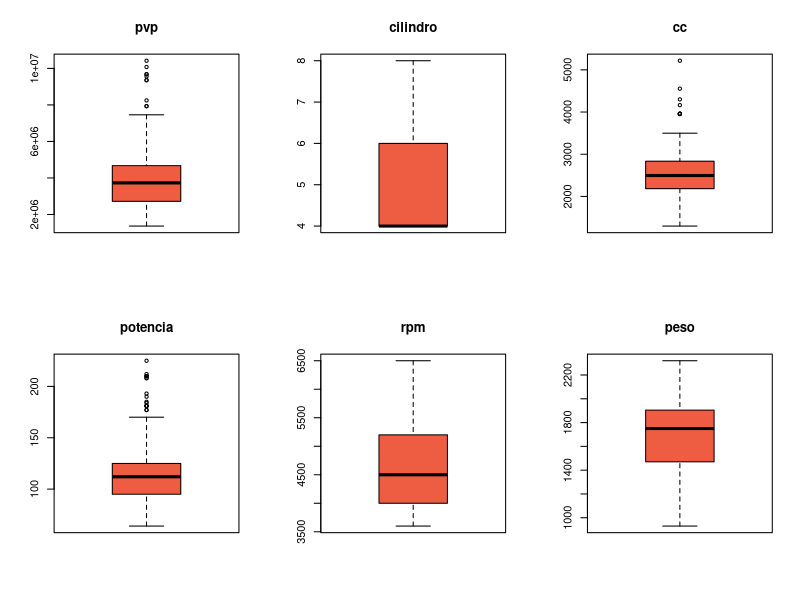
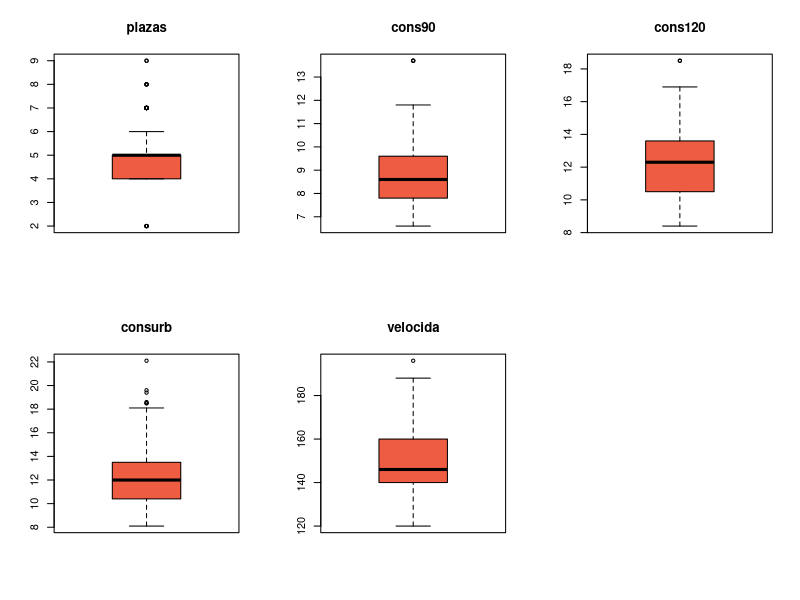
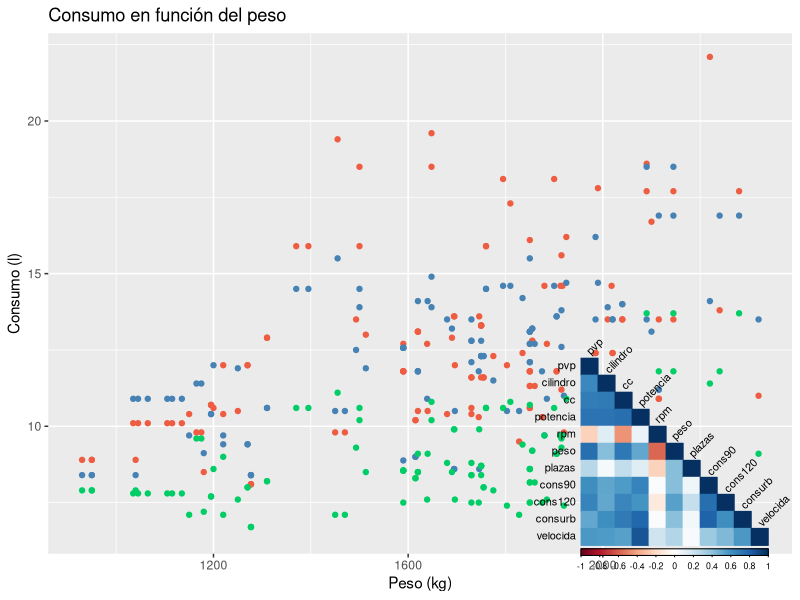

The R script that drew these images, in order:
## ---- chunk 1
knitr::opts_chunk$set(knitr::opts_chunk$set(echo = FALSE, dpi = 500, fig.align = "center", include = FALSE))
## ---- chunk 2

library(here) # comment [//]:
library(haven) # load sav
library(dplyr)
library(magrittr)
library(ggplot2) # best plots
library(skimr) # best summaries
library(corrplot) # correlation plots

## ---- chunk 3

raw_data <- read_sav("../data/01_raw/tterreno.sav")

raw_data <- as.data.frame(raw_data)

## ---- chunk 4

  # Pasamos a factor o numérico las siguientes columnas
raw_data$marca <- as.factor(raw_data$marca)
raw_data$cilindro <- as.numeric(raw_data$cilindro)
raw_data$plazas <- as.numeric(raw_data$plazas)
raw_data$acel2 <- as.factor(raw_data$acel2)

## ---- chunk 5

  # Nombres de las columnas
names(raw_data)

  # Visualizamos el dataset
head(raw_data, 10)
tail(raw_data, 10)

  # Dimensión de la base de datos
dim(raw_data)

## ---- chunk 6

  # Total de nulos en nuestro dataset
sum(is.na(raw_data))

  # Nulos por columnas
colSums(is.na(raw_data))

## ---- chunk 7

  # Comenzamos completando el peso de los FORD, buscando la información por internet: 
    # https://www.tempolomotor.com/ficha-tecnica/ford/maverick/2.7_td_gl_(3_dr)_(125_hp)
    # https://www.cochesyconcesionarios.com/fichas/ford/maverick/1526970002.html
    
raw_data[7, 8] <- 1745
raw_data[8, 8] <- 1875

## ---- chunk 8

  # En el caso de los consumos, buscaremos coches de características similares y les imputaremos la media de estos:

# ASIA MOTOR ROCSTA
    # Comenzamos estableciendo unos baremos, de manera que seleccionaremos aquellos coches con un peso inferior a 1400 y con una potencia por debajo de 90cv, con una cilindrada comprendida inferior a 2300cc

similares <- raw_data[((raw_data$peso <= 1400) & 
                         (raw_data$potencia <= 90) & 
                         (raw_data$cc <= 2300)),]
    
    # Seleccionamos los datos de los coches que vamos a imputar los datos, así como el consumo que queremos cambiar
raw_data[((raw_data$peso == 1220) & (raw_data$potencia == 85) & (raw_data$cc == 1789)), 11] = mean(similares$cons120,na.rm = TRUE)
raw_data[((raw_data$peso == 1270) & (raw_data$potencia == 72) & (raw_data$cc == 2184)), 11] = mean(similares$cons120,na.rm = TRUE)

# ----------------------------------------------------------------------------------------------------------------------------------

# JEEP CHEROKEE

  # En este caso le imputamos los datos del otro Chereokee con la misma motorización
raw_data[19, 11] <- 10.500000
raw_data[19, 12] <- 9.80

# ----------------------------------------------------------------------------------------------------------------------------------

# LADA NIVA

similares <- raw_data[((raw_data$peso <= 1200) & 
                         (raw_data$potencia <= 80) & 
                         (raw_data$cc <= 2000)),]

    # Seleccionamos los datos de los coches que vamos a imputar los datos, así como el consumo que queremos cambiar
raw_data[((raw_data$peso == 1180) & (raw_data$potencia == 64) & (raw_data$cc == 1905)), 11] = mean(similares$cons120,na.rm = TRUE)

# ----------------------------------------------------------------------------------------------------------------------------------

# kIA KORANDO

similares <- raw_data[((raw_data$peso <= 1400) & (raw_data$peso <= 1600) &
                         (raw_data$potencia <= 80) & 
                         (raw_data$cc <= 2000) & (raw_data$cc <= 2400)),]

raw_data[((raw_data$peso == 1590) & (raw_data$potencia == 68) & (raw_data$cc == 2238)), 10] = mean(similares$cons90,na.rm = TRUE)
raw_data[((raw_data$peso == 1590) & (raw_data$potencia == 68) & (raw_data$cc == 2238)), 11] = mean(similares$cons120,na.rm = TRUE)

# ----------------------------------------------------------------------------------------------------------------------------------

# TOYOTA RAV4

  # En este caso le imputamos los datos del otro Rav4 con la misma motorización
raw_data[116, 12] <- 10.40


# ----------------------------------------------------------------------------------------------------------------------------------

# NISSAN PATROL

similares <- raw_data[((raw_data$peso >= 1840) & (raw_data$peso <= 1870) & 
                              (raw_data$potencia >= 90) & (raw_data$potencia <= 100) & 
                              (raw_data$cc >= 2500) & (raw_data$cc <= 3000)),]

    # Seleccionamos los datos de los coches que vamos a imputar los datos, así como el consumo que queremos cambiar
raw_data[((raw_data$peso == 1850) & (raw_data$potencia == 95) & (raw_data$cc == 2826)), 10] = mean(similares$cons90,na.rm = TRUE)
raw_data[((raw_data$peso == 1860) & (raw_data$potencia == 95) & (raw_data$cc == 2826)), 10] = mean(similares$cons90,na.rm = TRUE)
raw_data[((raw_data$peso == 1850) & (raw_data$potencia == 95) & (raw_data$cc == 2826)), 11] = mean(similares$cons120,na.rm = TRUE)
raw_data[((raw_data$peso == 1860) & (raw_data$potencia == 95) & (raw_data$cc == 2826)), 11] = mean(similares$cons120,na.rm = TRUE)
raw_data[((raw_data$peso == 1850) & (raw_data$potencia == 95) & (raw_data$cc == 2826)), 12] = mean(similares$consurb,na.rm = TRUE)
raw_data[((raw_data$peso == 1860) & (raw_data$potencia == 95) & (raw_data$cc == 2826)), 12] = mean(similares$consurb,na.rm = TRUE)


  # Para afinar más, creamos una nueva categoría porque hay dos Patrol con mayor peso, por lo que deben consumir más...
similares <- raw_data[((raw_data$peso >= 1900) & (raw_data$peso <= 2200) & 
                              (raw_data$potencia >= 90) & (raw_data$potencia <= 115) & 
                              (raw_data$cc >= 2500) & (raw_data$cc <= 3000)),]

  # Seleccionamos los patrol e imputamos con la media de los similares
raw_data[((raw_data$peso == 1985) & (raw_data$potencia == 95) & (raw_data$cc == 2826)), 10] = mean(similares$cons90,na.rm = TRUE)
raw_data[((raw_data$peso == 2020) & (raw_data$potencia == 95) & (raw_data$cc == 2826)), 10] = mean(similares$cons90,na.rm = TRUE)
raw_data[((raw_data$peso == 1985) & (raw_data$potencia == 95) & (raw_data$cc == 2826)), 11] = mean(similares$cons120,na.rm = TRUE)
raw_data[((raw_data$peso == 2020) & (raw_data$potencia == 95) & (raw_data$cc == 2826)), 11] = mean(similares$cons120,na.rm = TRUE)
raw_data[((raw_data$peso == 1985) & (raw_data$potencia == 95) & (raw_data$cc == 2826)), 12] = mean(similares$consurb,na.rm = TRUE)
raw_data[((raw_data$peso == 2020) & (raw_data$potencia == 95) & (raw_data$cc == 2826)), 12] = mean(similares$consurb,na.rm = TRUE)


# ----------------------------------------------------------------------------------------------------------------------------------

# UAZ

similares <- raw_data[((raw_data$peso >= 1400) & (raw_data$peso <= 1700) & 
                         (raw_data$potencia <= 90) & 
                         (raw_data$cc >= 2200) & (raw_data$cc <= 2700)),]


raw_data[((raw_data$peso == 1590) & (raw_data$potencia == 76) & (raw_data$cc == 2498)), 10] = mean(similares$cons90,na.rm = TRUE)
raw_data[((raw_data$peso == 1590) & (raw_data$potencia == 76) & (raw_data$cc == 2498)), 10] = mean(similares$cons90,na.rm = TRUE)
raw_data[((raw_data$peso == 1590) & (raw_data$potencia == 76) & (raw_data$cc == 2498)), 10] = mean(similares$cons90,na.rm = TRUE)
raw_data[((raw_data$peso == 1590) & (raw_data$potencia == 76) & (raw_data$cc == 2498)), 10] = mean(similares$cons90,na.rm = TRUE)
raw_data[((raw_data$peso == 1590) & (raw_data$potencia == 76) & (raw_data$cc == 2498)), 11] = mean(similares$cons120,na.rm = TRUE)
raw_data[((raw_data$peso == 1590) & (raw_data$potencia == 76) & (raw_data$cc == 2498)), 11] = mean(similares$cons120,na.rm = TRUE)
raw_data[((raw_data$peso == 1590) & (raw_data$potencia == 76) & (raw_data$cc == 2498)), 11] = mean(similares$cons120,na.rm = TRUE)
raw_data[((raw_data$peso == 1590) & (raw_data$potencia == 76) & (raw_data$cc == 2498)), 11] = mean(similares$cons120,na.rm = TRUE)

## ---- chunk 9

  # Tenemos dos Suzuki Vitara que no tienen la máxima velocidad y un Tata TelcoLine pick-up que tampoco la tiene, como existen modelos similares, imputaremos el valor de los modelos que tienen la misma motorización:

  # Suzuki
raw_data[105, 13] <- 144
raw_data[106, 13] <- 144

  # Tata
raw_data[114, 13] <- 135

## ---- chunk 10

  # Como la tenemos la columna acel2, la cula nos inidica si acelera en menos de 10 segundos, suprimiremos la columna acelerac...

data <- select(raw_data, -c(acelerac))

## ---- chunk 11

  # Total de nulos en nuestro nuevo dataset
sum(is.na(data))

## ---- chunk 12

data %<>% mutate_at(vars(starts_with("cons")), funs(round(., 2)))

## ---- chunk 13

head(data, 10)

## ---- chunk 14

  # Para ello comenzaremos con un análisis de los estadísticos principales
skim(data)

## ---- chunk 15
  
  # Comenzamos creandonos una base de datos solo con las variables numéricas
data_num <- select_if(data, is.numeric)

  # Nos generamos una cuadrícula 2x3
par(mfrow = c(2, 3))

  # Hacemos un loop para que nos haga los 6  primeros gráficos
sapply(seq(1, 6), 
       function(j)
         boxplot(data_num[,j], 
              main = colnames(data_num)[j], 
              xlab = "", col = "tomato2") 
)

  # Repetimos el proceso para los 5 últimos
par(mfrow = c(2, 3))

sapply(seq(7, 11), 
       function(j)
         boxplot(data_num[,j], 
              main = colnames(data_num)[j], 
              xlab = "", col = "tomato2")
)

## ---- chunk 16

ggplot(data = data, aes(x = peso)) +
  geom_point(aes(y = consurb), col = "tomato2") +
  geom_point(aes(y = cons120), col = "steelblue") +
  geom_point(aes(y = cons90), col = "springgreen3") +
  labs(title = "Consumo en función del peso", x = "Peso (kg)", y = "Consumo (l)")

## ---- chunk 17

  # Obtenemos la matriz de correlaciones obviando la primera fila, que es la correspondiente a la situación laboral
cor_matrix <- cor(data_num)

  # Con la función corrplot dibujamos las correlaciones, hemos utilizado el método "color" para realizar un heatmap, lo relativo a tl.__ es para modificar el texto.
corrplot(corr = cor_matrix, type = "lower", order = "original", method = "color", 
                   tl.col = "black", tl.cex = 1, tl.srt = 45)

